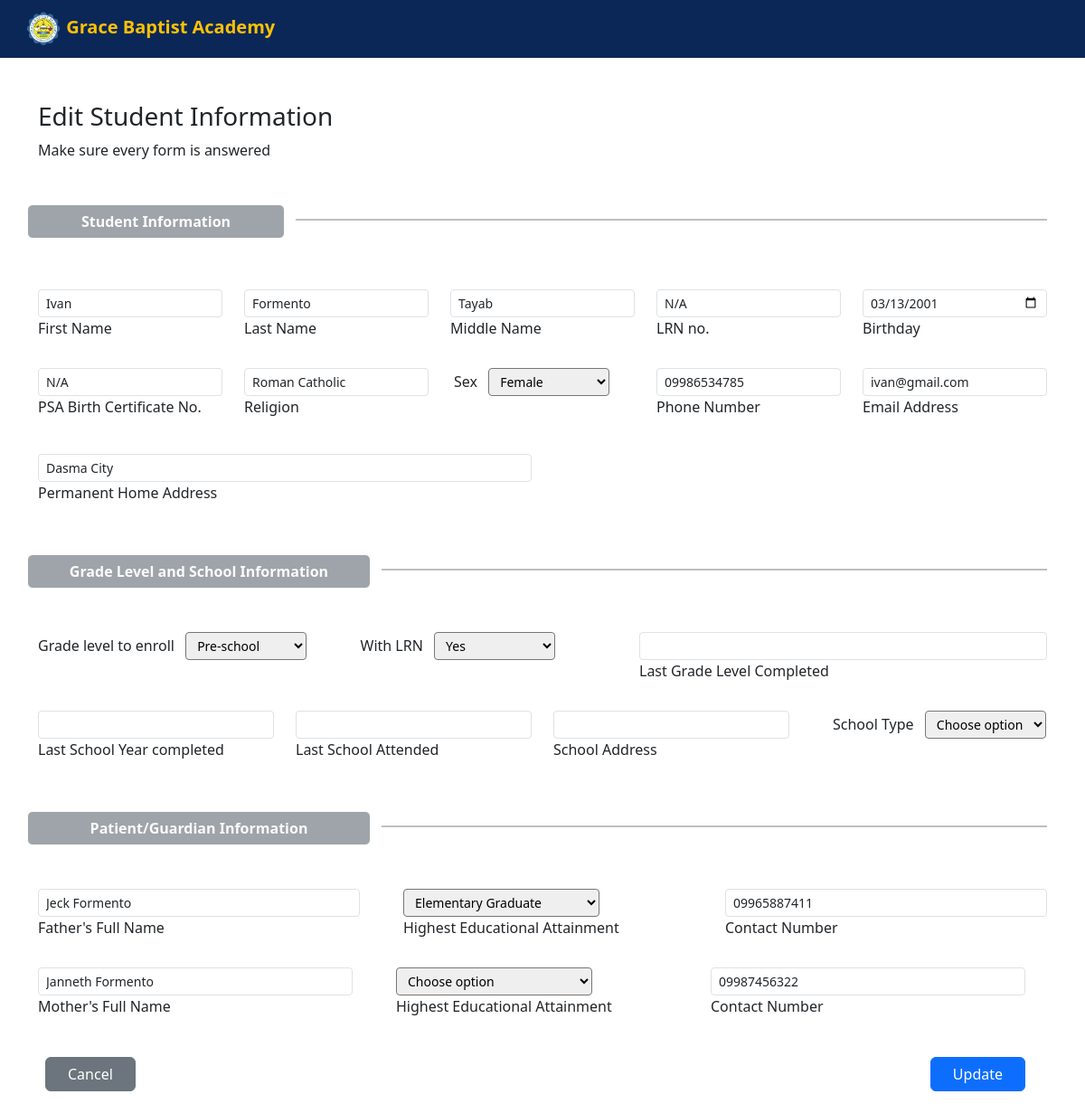
Screenshot of /enroll_update.php?id=2 with the database file from the repository.
### tables this page shows
CREATE TABLE `enroll` (
  `id` int(11) NOT NULL,
  `student_id` varchar(255) NOT NULL,
  `firstname` varchar(255) NOT NULL,
  `lastname` varchar(255) NOT NULL,
  `middlename` varchar(255) NOT NULL,
  `LRN` varchar(255) NOT NULL,
  `birthday` date NOT NULL,
  `PSA` varchar(255) NOT NULL,
  `religion` varchar(255) NOT NULL,
  `gender` varchar(255) NOT NULL,
  `phonenumber` varchar(255) NOT NULL,
  `emailaddress` varchar(255) NOT NULL,
  `homeaddress` varchar(255) NOT NULL,
  `grade` varchar(255) NOT NULL,
  `fatherName` varchar(255) NOT NULL,
  `fatherNumber` varchar(255) NOT NULL,
  `motherName` varchar(255) NOT NULL,
  `motherNumber` varchar(255) NOT NULL
);

### enroll_update.php (the view, shortened to what this page needs)
<?php
include('dbconnection.php');
?>
<!DOCTYPE html>
<html lang="en">
<head>
    <link href="https://cdn.jsdelivr.net/npm/bootstrap@5.3.3/dist/css/bootstrap.min.css"
    rel="stylesheet"
>
</head>
<body class = "">
    <nav class="navbar navbar-expand-lg" style="background-color:#0a2757;">
    <div class="container-fluid py-1">
        <main>
                <a class="navbar-brand fw-bold ps-3 text-warning" href="#">
                <img src="img/logo1.png" alt="Logo" width="40" height="40" class="d-inline-block align-text-center">
                Grace Baptist Academy
                </a>
        </main>
        </div>
    </nav>
<section class="vh-100 gradient-custom">
  <div class="container py-5 h-100">
            <h3 class="">Edit Student Information</h3>
            <p class="mb-4 pb-2 pb-md-0 mb-md-5">Make sure every form is answered</p>
      <div class="row">
        <div class="col-md-3 mb-5 btn disabled bg-secondary fw-bold text-light">Student Information</div>
        <div class="col"><hr style="border-top: 2px solid black;"></div>
      </div>
      <?php
          if(isset($_GET['id'])){
              $enroll_id = $_GET['id'];
              $query = "SELECT * FROM enroll WHERE id = '$enroll_id'";
              $statement = $conn->prepare($query);
              $statement->execute();
              $result = $statement->fetch(PDO::FETCH_ASSOC);
          }
      ?>
            <form action="process.php" method="POST">
              <div class="row">
                <div class="col mb-4">
                  <div class="form-outline">
                    <input type="text" name="firstName" value="<?=  $result['firstname'];  ?>" class="form-control form-control-sm" />
                    <label class="form-label" for="firstName">First Name</label>
                  </div>
                </div>
                <div class="col mb-4">
                  <div class="form-outline">
                    <input type="text" name="lastName" value="<?=  $result['lastname'];  ?>" class="form-control form-control-sm" />
                    <label class="form-label" for="lastName">Last Name</label>
                  </div>
                </div>
                <div class="col mb-4">
                  <div class="form-outline">
                    <input type="text" name="middleName" value="<?=  $result['middlename'];  ?>" class="form-control form-control-sm" />
                    <label class="form-label" for="middleName">Middle Name</label>
                  </div>
                </div>
                <div class="col mb-4">
                  <div class="form-outline">
                    <input type="text" name="LRN" value="<?=  $result['LRN'];  ?>" class="form-control form-control-sm" data-toggle="tooltip" data-placement="bottom" title="Type N/A if no applicable answer" />
                    <label class="form-label" for="LRN">LRN no.</label>
                  </div>
                </div>
                <div class="col mb-4 d-flex align-items-center">
                  <div class="form-outline datepicker w-100">
                    <input type="date" class="form-control form-control-sm" name="dob" value="<?=  $result['birthday'];  ?>"/>
                    <label for="dob" class="form-label">Birthday</label>
                  </div>
                </div>
              </div>
              <div class="row">
                <div class="col mb-4">
                    <div class="form-outline">
                      <input type="text" name="PSA" value="<?=  $result['PSA'];  ?>" class="form-control form-control-sm" data-toggle="tooltip" data-placement="bottom" title="If applicable upon enrollment" />
                      <label class="form-label" for="PSA">PSA Birth Certificate No.</label>
                    </div>
                  </div>
                  <div class="col mb-4">
                    <div class="form-outline">
                      <input type="text" name="religion" value="<?=  $result['religion'];  ?>" class="form-control form-control-sm" />
                      <label class="form-label" for="religion">Religion</label>
                    </div>
                  </div>
                  <div class="col mb-3">
                    <label class="form-label ms-1 me-2" >Sex</label>
                    <select name="gender" value="<?=  $result['gender'];  ?>" class="select form-control-sm">
                      <option value="Female">Female</option>
                    </select>
                  </div>
                  <div class="col mb-4 pb-2">
                    <div class="form-outline">
                      <input type="tel" name="phoneNumber" value="<?=  $result['phonenumber'];  ?>" class="form-control form-control-sm" />
                      <label class="form-label" for="phoneNumber">Phone Number</label>
                    </div>
                  </div>
                  <div class="col mb-4 pb-2">
                   <div class="form-outline">
                      <input type="email" name="emailAddress" value="<?=  $result['emailaddress'];  ?>" class="form-control form-control-sm" />
                      <label class="form-label" for="emailAddress">Email Address</label>
                    </div>
                  </div>
                </div>
              <div class="row mb-4">
                  <div class="col-sm-6">
                    <div class="form-outline">
                      <input type="text" name="homeAddress" value="<?=  $result['homeaddress'];  ?>" class="form-control form-control-sm"/>
                      <label class="form-label" for="homeAddress">Permanent Home Address</label>
                    </div>
                  </div>
              </div>
      <div class="row mt-5">
        <div class="col-md-4 bg-primary mb-5 btn disabled bg-secondary fw-bold text-light">Grade Level and School Information</div>
        <div class="col"><hr style="border-top: 2px solid black;"></div>
      </div>
              <div class="row mb-4">
                <div class="col">
                <label class="form-label me-2">Grade level to enroll</label>
                  <select name="grade" value="<?=  $result['grade'];  ?>" class="select form-control-sm">
                    <option value="Pre-school">Pre-school</option>
                  </select>
                </div>
                <div class="col">
    <label class="form-label ms-4 me-2">With LRN</label>
    <select name="withLRN" class="select form-control-sm">
        <option value="Yes" <?= !empty($result['LRN']) ? 'selected' : ''; ?>>Yes</option>
    </select>
</div>
                  <div class="col-sm-5">
                  <div class="form-outline">
        <input type="text" name="lastGradelevel" value="<?= htmlspecialchars($result['lastGradelevel']); ?>" class="form-control form-control-sm"/>
        <label class="form-label" for="lastGradelevel">Last Grade Level Completed</label>
    </div>
                  </div>
              </div>
              <div class="row mb-4">
              <div class="col">
    <div class="form-outline">
        <input type="text" name="lastSY" value="<?= htmlspecialchars($result['lastSY']); ?>" class="form-control form-control-sm"/>
        <label class="form-label" for="lastSY">Last School Year completed</label>
    </div>
</div>
                <div class="col">
                  <div class="form-outline">
                      <input type="text" name="lastSchool" value="<?= htmlspecialchars($result['lastSchool']); ?>" class="form-control form-control-sm"/>
                      <label class="form-label" for="lastSchool">Last School Attended</label>
                  </div>
                </div>
                <div class="col">
                  <div class="form-outline">
                      <input type="text" name="schoolAddress" value="<?= htmlspecialchars($result['schoolAddress']); ?>" class="form-control form-control-sm"/>
                      <label class="form-label" for="schoolAddress">School Address</label>
                  </div>
                </div>
                <div class="col">
    <label class="form-label ms-4 me-2">School Type</label>
    <select name="schoolType" class="select form-control-sm">
        <option value="1" disabled selected>Choose option</option>
    </select>
</div>
              </div>
      <div class="row mt-5">
        <div class="col-md-4 mb-5 btn disabled bg-secondary fw-bold text-light">Patient/Guardian Information</div>
        <div class="col"><hr style="border-top: 2px solid black;"></div>
      </div>
                <div class="row">
                <div class="col mb-4">
                  <div class="form-outline">
                    <input type="text" name="fatherName" value="<?=  $result['fatherName'];  ?>" class="form-control form-control-sm" />
                    <label class="form-label" for="fatherName">Father's Full Name</label>
                  </div>
                </div>
<div class="col mb-4">
                  <select name="fatherSchool" class="select form-control-sm ms-4">
                    <option value="Elementary Graduate">Elementary Graduate</option>
                  </select>
                  <label class="form-label ms-4 me-2" for="fatherSchool">Highest Educational Attainment</label>
                </div>
                <div class="col mb-4">
                  <div class="form-outline">
                    <input type="tel" name="fatherNumber" value="<?=  $result['fatherNumber'];  ?>" class="form-control form-control-sm" />
                    <label class="form-label" for="fatherNumber">Contact Number</label>
                  </div>
                </div>
                <div class="row">
                <div class="col mb-4">
                  <div class="form-outline">
                    <input type="text" name="motherName" value="<?=  $result['motherName'];  ?>" class="form-control form-control-sm" />
                    <label class="form-label" for="motherName">Mother's Full Name</label>
                  </div>
                </div>
<div class="col mb-4">
                  <select name="motherSchool" class="select form-control-sm ms-4">
                    <option value="1" disabled selected>Choose option</option>
                  </select>
                  <label class="form-label ms-4 me-2" for="motherSchool">Highest Educational Attainment</label>
                </div>
                <div class="col mb-4">
                  <div class="form-outline">
                    <input type="tel" name="motherNumber" value="<?=  $result['motherNumber'];  ?>" class="form-control form-control-sm" />
                    <label class="form-label" for="motherNumber">Contact Number</label>
                  </div>
                </div>
                </div>
          <div class="row">
                  <div class="col mt-2 pt-1">
                    <a class="ms-2 mb-4 px-4 btn btn-secondary btn-md" href="tstudent.php">Cancel</a>
                  </div>
                  <div class="col text-end  ms-5 mt-2 pt-1">
                    <input class="mb-4 px-4 btn btn-primary btn-md" name="update_enroll" type="submit" value="Update" />
                  </div>
            </form>
          </div>
</section>
</body>
</html>

### rows the page displays
enroll: firstName "Ivan", lastName "Formento", middleName "Tayab", LRN "N/A", dob "03/13/2001", PSA "N/A", religion "Roman Catholic", gender "Female", phoneNumber "09986534785", emailAddress "ivan@gmail.com", homeAddress "Dasma City", grade "Pre-school", withLRN "Yes", fatherName "Jeck Formento", fatherNumber "09965887411", motherName "Janneth Formento", motherNumber "09987456322"
